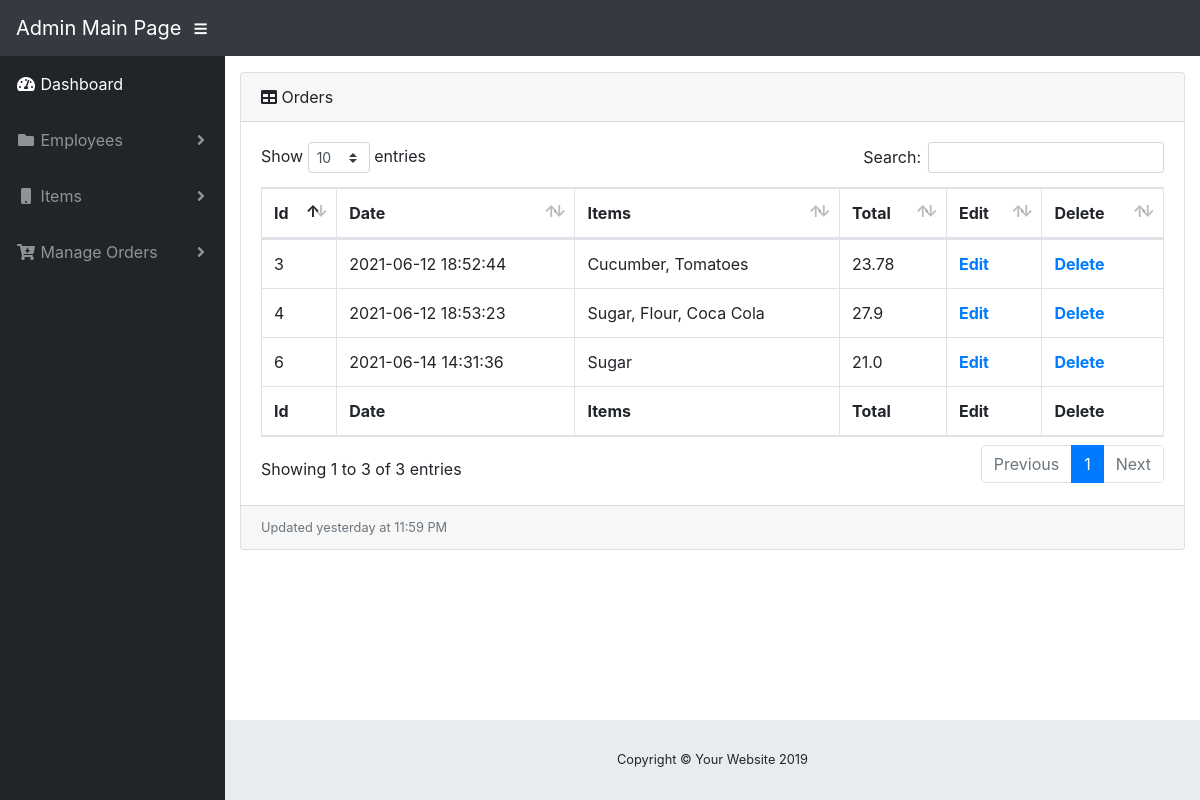
The app's page /showorders with its own data.
### model.py (models this page shows)
class Orders(db.Model):
    __tablename__ = "orders"
    id = db.Column(db.Integer, primary_key=True)
    date = db.Column(db.TIMESTAMP, nullable=False, default=datetime.now())
    itemlist = db.Column(db.Text, nullable=False)
    total = db.Column(db.Float, nullable=False)

### sm.py (the view)
@app.route('/showorders')
def showorders():
    conn = get_db_connection()
    orders = conn.execute('SELECT * FROM orders').fetchall()
    conn.close()
    return render_template('showorders.html', orders=orders)

### sm.py (called while the page is built)
def get_db_connection():
    conn = sqlite3.connect('db/storemanagement.db')
    conn.row_factory = sqlite3.Row
    return conn

### templates/showorders.html
{% extends 'base.html' %}
{% block content %}
<div class="card mb-3">
          <div class="card-header">
            <i class="fas fa-table"></i>
            Orders</div>
          <div class="card-body">
            <div class="table-responsive">
              <table class="table table-bordered" id="dataTable" width="100%" cellspacing="0">
                <thead>
                  <tr>
                    <th>Id</th>
                    <th>Date</th>
                    <th>Items</th>
                    <th>Total</th>
                    <th>Edit</th>
                    <th>Delete</th>
                  </tr>
                </thead>
                <tfoot>
                  <tr>
                    <th>Id</th>
                    <th>Date</th>
                    <th>Items</th>
                    <th>Total</th>
                    <th>Edit</th>
                    <th>Delete</th>
                  </tr>
                </tfoot>
                <tbody>
                {% for order in orders %}
                  <tr>
                    <td>{{ order['id'] }}</td>
                    <td>{{ order['date'] }}</td>
                    <td>{{ order['itemlist'] }}</td>
                    <td>{{ order['total'] }}</td>
                    <th><a href="{{ url_for('editorders', id=order['id']) }}">Edit</a></th>
                    <th><a href="{{ url_for('deleteorders', id=order['id']) }}">Delete</a></th>
                  </tr>
                {% endfor %}
                </tbody>
              </table>
            </div>
          </div>
          <div class="card-footer small text-muted">Updated yesterday at 11:59 PM</div>
        </div>
{% endblock %}

### records on screen
Orders: id "3", date "2021-06-12 18:52:44", itemlist "Cucumber, Tomatoes", total "23.78"
Orders: id "4", date "2021-06-12 18:53:23", itemlist "Sugar, Flour, Coca Cola", total "27.9"
Orders: id "6", date "2021-06-14 14:31:36", itemlist "Sugar", total "21.0"
